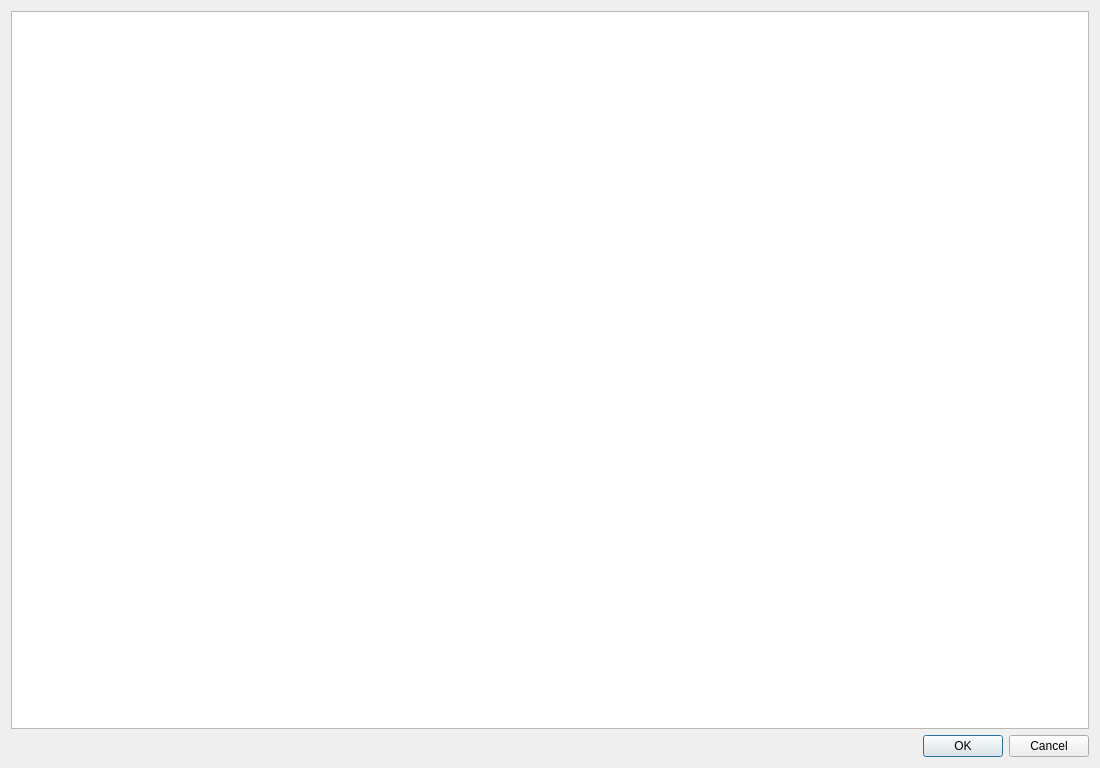
<?xml version="1.0" encoding="UTF-8"?>
<ui version="4.0">
 <class>TilesetChooser</class>
 <widget class="QDialog" name="TilesetChooser">
  <property name="geometry">
   <rect>
    <x>0</x>
    <y>0</y>
    <width>1100</width>
    <height>768</height>
   </rect>
  </property>
  <property name="windowTitle">
   <string>图片集选择器</string>
  </property>
  <layout class="QVBoxLayout" name="verticalLayout">
   <item>
    <widget class="QListWidget" name="tileset_list">
     <property name="iconSize">
      <size>
       <width>256</width>
       <height>1024</height>
      </size>
     </property>
     <property name="movement">
      <enum>QListView::Static</enum>
     </property>
     <property name="resizeMode">
      <enum>QListView::Adjust</enum>
     </property>
     <property name="viewMode">
      <enum>QListView::IconMode</enum>
     </property>
    </widget>
   </item>
   <item>
    <widget class="QDialogButtonBox" name="buttonBox">
     <property name="standardButtons">
      <set>QDialogButtonBox::Cancel|QDialogButtonBox::Ok</set>
     </property>
    </widget>
   </item>
  </layout>
 </widget>
 <resources/>
 <connections/>
</ui>
